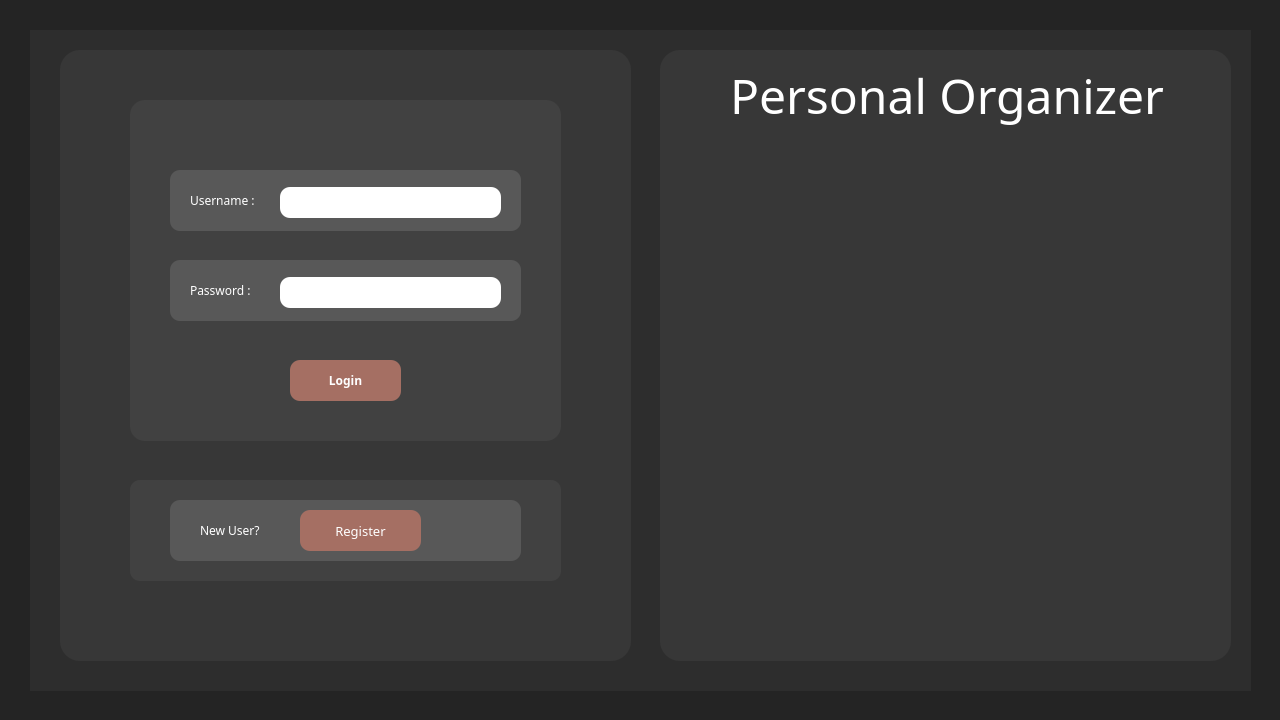
<?xml version="1.0" encoding="UTF-8"?>
<ui version="4.0">
 <class>MainWindow</class>
 <widget class="QMainWindow" name="MainWindow">
  <property name="geometry">
   <rect>
    <x>0</x>
    <y>0</y>
    <width>1280</width>
    <height>720</height>
   </rect>
  </property>
  <property name="sizePolicy">
   <sizepolicy hsizetype="Preferred" vsizetype="Preferred">
    <horstretch>0</horstretch>
    <verstretch>0</verstretch>
   </sizepolicy>
  </property>
  <property name="baseSize">
   <size>
    <width>1280</width>
    <height>768</height>
   </size>
  </property>
  <property name="windowTitle">
   <string>MainWindow</string>
  </property>
  <property name="styleSheet">
   <string notr="true"/>
  </property>
  <widget class="QWidget" name="centralwidget">
   <property name="styleSheet">
    <string notr="true">QWidget{
	background-color: rgb(36, 36, 36);
}</string>
   </property>
   <widget class="QWidget" name="back_login1" native="true">
    <property name="geometry">
     <rect>
      <x>60</x>
      <y>50</y>
      <width>571</width>
      <height>611</height>
     </rect>
    </property>
    <property name="styleSheet">
     <string notr="true">QWidget{
	background-color: rgb(55, 55, 55);
	border-radius:20px;
}</string>
    </property>
    <widget class="QLabel" name="txtPassword">
     <property name="geometry">
      <rect>
       <x>130</x>
       <y>230</y>
       <width>81</width>
       <height>20</height>
      </rect>
     </property>
     <property name="font">
      <font>
       <family>Rockwell</family>
       <bold>false</bold>
      </font>
     </property>
     <property name="styleSheet">
      <string notr="true">QLabel{
	color:white;
	background-color:rgb(88, 88, 88);
}</string>
     </property>
     <property name="text">
      <string>Password :</string>
     </property>
    </widget>
    <widget class="QLineEdit" name="LineUsername">
     <property name="geometry">
      <rect>
       <x>220</x>
       <y>137</y>
       <width>221</width>
       <height>31</height>
      </rect>
     </property>
     <property name="font">
      <font>
       <family>Cascadia Code</family>
      </font>
     </property>
     <property name="styleSheet">
      <string notr="true">QLineEdit{
	background-color:white;
	border-radius:10px;
	border-color: rgb(53, 69, 93);
	padding-left:10px;
	padding-right:10px;
	color:black;
}</string>
     </property>
     <property name="text">
      <string/>
     </property>
     <property name="maxLength">
      <number>25</number>
     </property>
    </widget>
    <widget class="QLabel" name="txtUserName">
     <property name="geometry">
      <rect>
       <x>130</x>
       <y>140</y>
       <width>81</width>
       <height>20</height>
      </rect>
     </property>
     <property name="font">
      <font>
       <family>Rockwell</family>
      </font>
     </property>
     <property name="styleSheet">
      <string notr="true">QLabel{
	color:white;
	background-color:rgb(88, 88, 88);
}</string>
     </property>
     <property name="text">
      <string>Username : </string>
     </property>
    </widget>
    <widget class="QWidget" name="backUsername" native="true">
     <property name="geometry">
      <rect>
       <x>110</x>
       <y>120</y>
       <width>351</width>
       <height>61</height>
      </rect>
     </property>
     <property name="styleSheet">
      <string notr="true">QWidget{
	
	background-color:rgb(88, 88, 88);
	border-radius:10px;
}</string>
     </property>
    </widget>
    <widget class="QLineEdit" name="LinePassword">
     <property name="geometry">
      <rect>
       <x>220</x>
       <y>227</y>
       <width>221</width>
       <height>31</height>
      </rect>
     </property>
     <property name="font">
      <font>
       <family>Cascadia Code</family>
      </font>
     </property>
     <property name="styleSheet">
      <string notr="true">QLineEdit{
	background-color:white;
	border-radius:10px;
	border-color: rgb(53, 69, 93);
	padding-left:10px;
	padding-right:10px;
	color:black;
}</string>
     </property>
     <property name="text">
      <string/>
     </property>
     <property name="maxLength">
      <number>25</number>
     </property>
     <property name="echoMode">
      <enum>QLineEdit::EchoMode::Password</enum>
     </property>
     <property name="clearButtonEnabled">
      <bool>true</bool>
     </property>
    </widget>
    <widget class="QWidget" name="backPassword" native="true">
     <property name="geometry">
      <rect>
       <x>110</x>
       <y>210</y>
       <width>351</width>
       <height>61</height>
      </rect>
     </property>
     <property name="styleSheet">
      <string notr="true">QWidget{
	
	background-color:rgb(88, 88, 88);
	border-radius:10px;
}</string>
     </property>
    </widget>
    <widget class="QPushButton" name="btnLogin">
     <property name="geometry">
      <rect>
       <x>230</x>
       <y>310</y>
       <width>111</width>
       <height>41</height>
      </rect>
     </property>
     <property name="font">
      <font>
       <family>Rockwell</family>
       <bold>true</bold>
      </font>
     </property>
     <property name="styleSheet">
      <string notr="true">QPushButton{
	background-color:rgb(165, 111, 99);
	border-radius:10px;
	
	color: rgb(255, 255, 255);
}</string>
     </property>
     <property name="text">
      <string>Login</string>
     </property>
    </widget>
    <widget class="QWidget" name="back_login2" native="true">
     <property name="geometry">
      <rect>
       <x>70</x>
       <y>50</y>
       <width>431</width>
       <height>341</height>
      </rect>
     </property>
     <property name="styleSheet">
      <string notr="true">QWidget{
	background-color: rgb(65, 65, 65);
	border-radius:15px;
}</string>
     </property>
    </widget>
    <widget class="QWidget" name="back_register1" native="true">
     <property name="geometry">
      <rect>
       <x>70</x>
       <y>430</y>
       <width>431</width>
       <height>101</height>
      </rect>
     </property>
     <property name="styleSheet">
      <string notr="true">QWidget{
border-radius:10px;
background-color: rgb(65, 65, 65);

}</string>
     </property>
     <widget class="QWidget" name="back_register2" native="true">
      <property name="geometry">
       <rect>
        <x>40</x>
        <y>20</y>
        <width>351</width>
        <height>61</height>
       </rect>
      </property>
      <property name="styleSheet">
       <string notr="true">QWidget{
	
	background-color:rgb(88, 88, 88);
	border-radius:10px;
}</string>
      </property>
      <widget class="QPushButton" name="btnRegister">
       <property name="geometry">
        <rect>
         <x>130</x>
         <y>10</y>
         <width>121</width>
         <height>41</height>
        </rect>
       </property>
       <property name="font">
        <font>
         <family>Cascadia Code</family>
         <pointsize>10</pointsize>
         <bold>false</bold>
        </font>
       </property>
       <property name="styleSheet">
        <string notr="true">QPushButton{
	background-color:rgb(165, 111, 99);
	border-radius:10px;
	color: rgb(255, 255, 255);
}</string>
       </property>
       <property name="text">
        <string>Register</string>
       </property>
      </widget>
      <widget class="QLabel" name="txtRegister">
       <property name="geometry">
        <rect>
         <x>30</x>
         <y>10</y>
         <width>91</width>
         <height>41</height>
        </rect>
       </property>
       <property name="font">
        <font>
         <family>Rockwell</family>
         <pointsize>9</pointsize>
         <bold>false</bold>
        </font>
       </property>
       <property name="styleSheet">
        <string notr="true">QLabel{
	color:white;
}</string>
       </property>
       <property name="text">
        <string>New User?</string>
       </property>
      </widget>
     </widget>
    </widget>
    <zorder>back_register1</zorder>
    <zorder>back_login2</zorder>
    <zorder>backUsername</zorder>
    <zorder>backPassword</zorder>
    <zorder>txtPassword</zorder>
    <zorder>LineUsername</zorder>
    <zorder>txtUserName</zorder>
    <zorder>LinePassword</zorder>
    <zorder>btnLogin</zorder>
   </widget>
   <widget class="QWidget" name="back_Img" native="true">
    <property name="geometry">
     <rect>
      <x>660</x>
      <y>50</y>
      <width>571</width>
      <height>611</height>
     </rect>
    </property>
    <property name="styleSheet">
     <string notr="true">QWidget{
background-color: rgb(55, 55, 55);
	border-radius:20px;
}</string>
    </property>
    <widget class="QWidget" name="Image" native="true">
     <property name="geometry">
      <rect>
       <x>50</x>
       <y>90</y>
       <width>471</width>
       <height>481</height>
      </rect>
     </property>
     <property name="styleSheet">
      <string notr="true">QWidget{
	border-image: url(:/123/login - Copy.jpg);
	background-color: rgb(55, 55, 55);
	border-radius:20px;
	

}</string>
     </property>
    </widget>
    <widget class="QLabel" name="txt_Main">
     <property name="geometry">
      <rect>
       <x>70</x>
       <y>10</y>
       <width>451</width>
       <height>71</height>
      </rect>
     </property>
     <property name="font">
      <font>
       <family>Poor Richard</family>
       <pointsize>36</pointsize>
      </font>
     </property>
     <property name="styleSheet">
      <string notr="true">QLabel{
	color:white;
}</string>
     </property>
     <property name="text">
      <string>Personal Organizer</string>
     </property>
    </widget>
   </widget>
   <widget class="QWidget" name="back1" native="true">
    <property name="geometry">
     <rect>
      <x>30</x>
      <y>30</y>
      <width>1221</width>
      <height>661</height>
     </rect>
    </property>
    <property name="styleSheet">
     <string notr="true">QWidget{
	background-color: rgb(45, 45, 45);
}</string>
    </property>
   </widget>
   <zorder>back1</zorder>
   <zorder>back_Img</zorder>
   <zorder>back_login1</zorder>
  </widget>
 </widget>
 <resources/>
 <connections/>
</ui>
